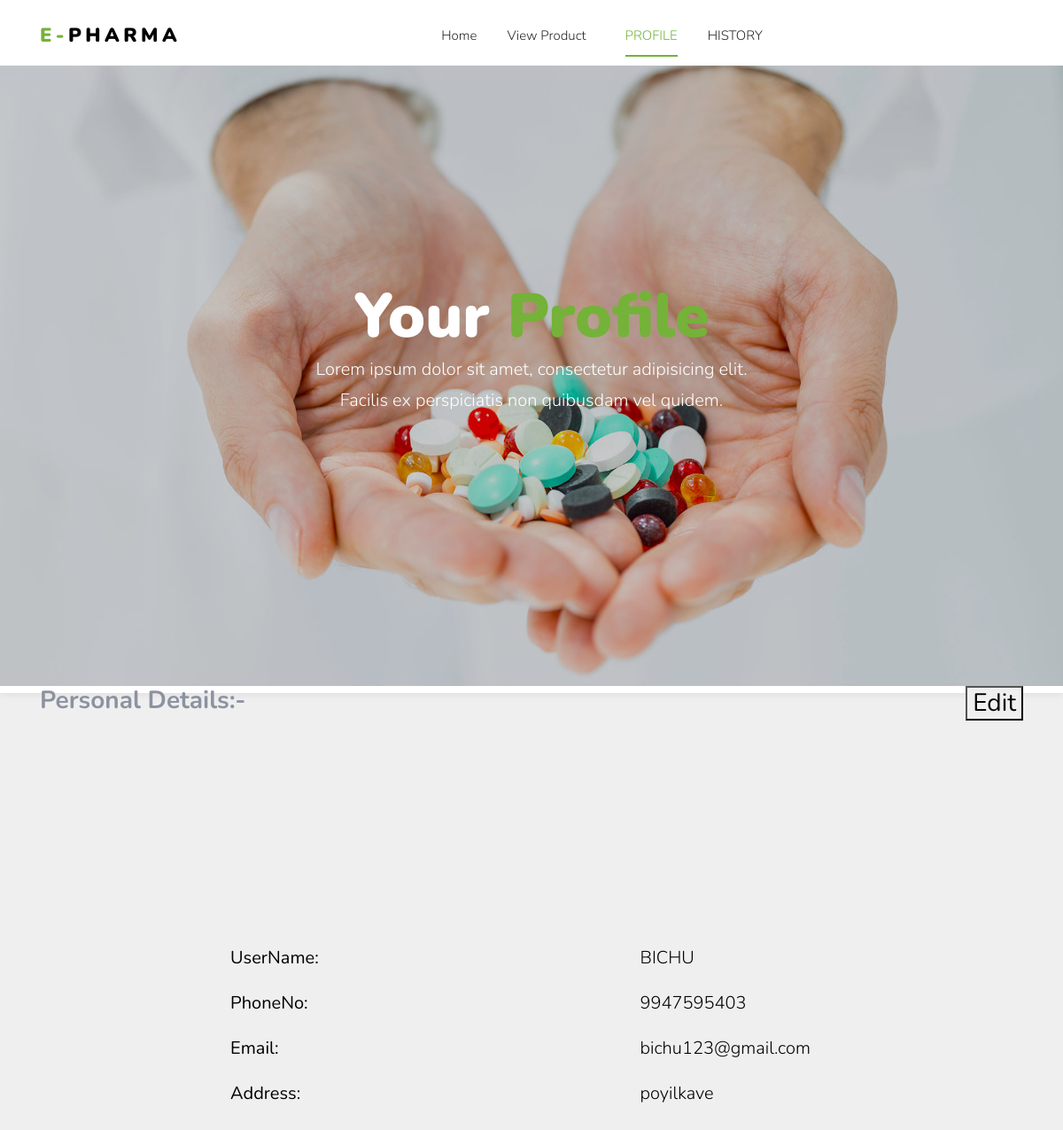
Page /pharmaprofile (signed in) on the committed database.
### newapp/models.py (models this page shows, shortened)
class user(models.Model):
    UserName = models.CharField(max_length=50)
    Email = models.EmailField()
    Address = models.CharField(max_length=40)
    PhoneNo = models.IntegerField()
    Password = models.CharField(max_length=20)
    type = models.IntegerField()
    status =(('APPROVED','APPROVED'),
             ('PENDING','PENDING'),
             ('REJECT','REJECT'))
    entry = models.CharField(choices=status,max_length=20,default='PENDING')

### newapp/views.py (the view)
# urls.py: path('pharmaprofile',views.pharmaprofile,name='pharmaprofile'),
def pharmaprofile(request):
    if 'id' in request.session:
        user_id= request.session['id']
        data= user.objects.get(id=user_id)
        return render(request,'pharma_profile.html',{'data':data})

### template/pharma_profile.html (shortened to what this page needs)
<!DOCTYPE html>
{% load static %}
<html lang="en">
<head>
  <link rel="stylesheet" href="{% static 'fonts/icomoon/style.css' %}">
  <link rel="stylesheet" href="{% static 'css/bootstrap.min.css' %}">
  <link rel="stylesheet" href="{% static 'fonts/flaticon/font/flaticon.css' %}">
  <link rel="stylesheet" href="{% static 'css/magnific-popup.css' %}">
  <link rel="stylesheet" href="{% static 'css/jquery-ui.css' %}">
  <link rel="stylesheet" href="{% static 'css/owl.carousel.min.css' %}">
  <link rel="stylesheet" href="{% static 'css/owl.theme.default.min.css' %}">
  <link rel="stylesheet" href="{% static 'css/aos.css' %}">
  <link rel="stylesheet" href="{% static 'css/style.css' %}">
</head>
<body>
  <div class="site-wrap">
    <div class="site-navbar py-2">
      <div class="container">
        <div class="d-flex align-items-center justify-content-between">
          <div class="logo">
            <div class="site-logo">
              <a class="js-logo-clone"><strong class="text-primary">E-</strong>PHARMA</a>
            </div>
          </div>
          <div class="main-nav d-none d-lg-block">
            <nav class="site-navigation text-right text-md-center" role="navigation">
              <ul class="site-menu js-clone-nav d-none d-lg-block">
                <li><a href="{% url 'pharmacyhome' %}">Home</a></li>
                <li><a href="{% url 'viewproduct' %}">View Product</a></li>
                <li class="has-children">
                <li  class="active"><a href="{% url 'pharmaprofile' %}">PROFILE</a></li>
                <li><a href="{% url 'pharmahistory' %}">HISTORY</a></li>
              </ul>
            </nav>
          </div>
        </div>
      </div>
    <div class="site-blocks-cover overlay" style="background-image: url({% static 'images/hero_bg_2.jpg' %});">
      <div class="container">
        <div class="row">
          <div class="col-lg-12 mx-auto align-self-center">
            <div class="site-block-cover-content text-center">
              <h1 class="mb-0">Your <strong class="text-primary">Profile</strong></h1>
              <div class="row justify-content-center mb-5">
                <div class="col-lg-6 text-center">
                  <p>Lorem ipsum dolor sit amet, consectetur adipisicing elit. Facilis ex perspiciatis non quibusdam vel quidem.</p>
                </div>
          </div>
        </div>
      </div>
    </div>
        <h3 class="card-title d-flex justify-content-between">
          <span><strong>Personal Details:-</strong></span>
          <button style="margi-top:15rem;" class="edit-link"  type="submit"><a href="{% url 'edit_pharmaprofile' id=data.id %}">Edit</a></button>
        </h3>
        <div class="row" style="margin-top:250px; margin-left:200px">
         <div class="col-6">
            <p style="font-size:20px; color:black;"><strong>UserName:</strong></p>
            <p style="font-size:20px; color:black;"><strong>PhoneNo:</strong></p>
            <p style="font-size:20px; color:black;"><strong>Email:</strong></p>
            <p style="font-size:20px; color:black;"><strong>Address:</strong></p>
         </div>
         <div class="col-6">
            <p style="font-size:20px; color:black;">{{data.UserName}}</p>
            <p style="font-size:20px; color:black;">{{data.PhoneNo}}</p>
            <p style="font-size:20px; color:black;">{{data.Email}}</p>
            <p style="font-size:20px; color:black;">{{data.Address}}</p>
         </div>
        </div>
</body>
</html>

### static/css/style.css (style rules this page uses)
body { line-height: 1.7; color: #8c92a0; font-weight: 300; font-size: 16px; background: #efefef; }
a { -webkit-transition: .3s all ease; -o-transition: .3s all ease; transition: .3s all ease; }
.site-wrap:before { -webkit-transition: .3s all ease-in-out; -o-transition: .3s all ease-in-out; transition: .3s all ease-in-out; background: rgba(0, 0, 0, 0.6); content: ""; position: absolute; z-index: 2000; top: 0; left: 0; right: 0; bottom: 0; opacity: 0; visibility: hidden; }
.site-logo a { text-transform: uppercase; letter-spacing: .2em; font-size: 22px; color: #000 !important; font-weight: 900; }
.site-navbar { margin-bottom: 0px; z-index: 1999; position: relative; top: 0; width: 100%; background: #fff; }
.site-navbar a { color: #000; }
.site-navbar .site-navigation .site-menu { margin-left: 0; padding-left: 0; margin-bottom: 0; }
.site-navbar .site-navigation .site-menu .active > a { color: #75b239; position: relative; }
.site-navbar .site-navigation .site-menu .active > a:before { content: ""; position: absolute; left: 10px; right: 10px; height: 2px; background: #75b239; bottom: 0; }
.site-navbar .site-navigation .site-menu a { text-decoration: none !important; font-size: 15px; display: inline-block; }
.site-navbar .site-navigation .site-menu > li { display: inline-block; padding: 10px 5px; }
.site-navbar .site-navigation .site-menu > li > a { padding: 10px 10px; color: #25262a; font-size: 15px; text-decoration: none !important; }
.site-navbar .site-navigation .site-menu .has-children { position: relative; }
.site-mobile-menu .site-mobile-menu-header .site-mobile-menu-logo a { display: inline-block; text-transform: uppercase; color: #000; letter-spacing: .2em; font-size: 22px; font-weight: 900; }
.site-mobile-menu .site-nav-wrap { padding: 0; margin: 0; list-style: none; position: relative; }
.site-mobile-menu .site-nav-wrap a { padding: 10px 20px; display: block; position: relative; color: #212529; }
.site-mobile-menu .site-nav-wrap li { position: relative; display: block; }
.site-mobile-menu .site-nav-wrap li.active > a { color: #75b239; }
.site-mobile-menu .site-nav-wrap > li { display: block; position: relative; float: left; width: 100%; }
.site-mobile-menu .site-nav-wrap > li > a { padding-left: 20px; font-size: 20px; }
.site-wrap { max-width: 1200px; margin: 0 auto; background: #fff; -webkit-box-shadow: 0 0 10px 0 rgba(0, 0, 0, 0.1); box-shadow: 0 0 10px 0 rgba(0, 0, 0, 0.1); }
.site-blocks-cover { background-size: cover; background-repeat: no-repeat; background-position: center center; position: relative; }
.site-blocks-cover, .site-blocks-cover > .container > .row { min-height: 700px; height: calc(80vh); }
.site-blocks-cover h1 { font-size: 40px; font-weight: 900; color: #fff; margin-bottom: 30px; }
@media (min-width: 768px) { .site-blocks-cover h1 { font-size: 70px; } }
.site-blocks-cover p { color: #fff; font-size: 20px; line-height: 35px; }
.site-blocks-cover.overlay { position: relative; }
.site-blocks-cover.overlay:before { position: absolute; content: ""; top: 0; left: 0; right: 0; bottom: 0; background: rgba(0, 0, 0, 0.2); }

### rows in the picture
user: UserName "BICHU", PhoneNo "9947595403", Email "bichu123@gmail.com", Address "poyilkave"
